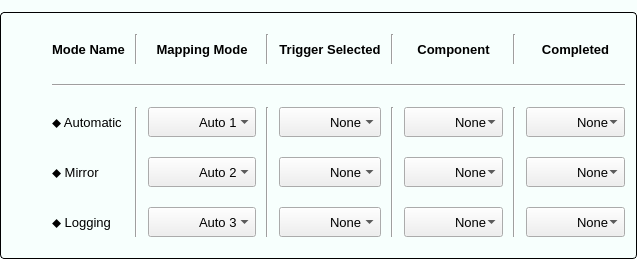
                <widget class="QGroupBox" name="groupBox_2">
                 <property name="font">
                  <font>
                   <family>Segoe UI</family>
                   <pointsize>-1</pointsize>
                   <weight>75</weight>
                   <bold>true</bold>
                  </font>
                 </property>
                 <property name="styleSheet">
                  <string notr="true">/* Khung chính của GroupBox */
QGroupBox {
    background-color: #F7FFFD; /* Màu nền theo yêu cầu của bạn */
    border: 1px solid #000000; /* Viền xám mảnh để định hình khối */
    border-radius: 4px;        /* Bo tròn góc 4px đồng bộ với QPushButton */
    margin-top: 12px;          /* Tạo khoảng cách phía trên để nhường chỗ cho chữ tiêu đề */
    font-size: 15px;           /* Kích thước chữ tiêu đề */
    font-weight: bold;         /* Làm đậm chữ tiêu đề */
    color: #333333;            /* Màu chữ tiêu đề */
}

/* Tùy chỉnh vị trí của chữ tiêu đề GroupBox */
QGroupBox::title {
    subcontrol-origin: margin;
    subcontrol-position: top left; /* Đặt tiêu đề ở góc trên bên trái */
    left: 10px;                    /* Đẩy chữ dịch vào trong một chút cho đẹp */
    padding: 0px 5px;              /* Khoảng cách đệm xung quanh chữ */
}
</string>
                 </property>
                 <property name="title">
                  <string/>
                 </property>
                 <layout class="QGridLayout" name="gridLayout_8">
                  <item row="0" column="0">
                   <layout class="QGridLayout" name="gridLayout_13">
                    <property name="leftMargin">
                     <number>40</number>
                    </property>
                    <property name="topMargin">
                     <number>10</number>
                    </property>
                    <property name="bottomMargin">
                     <number>10</number>
                    </property>
                    <property name="horizontalSpacing">
                     <number>10</number>
                    </property>
                    <property name="verticalSpacing">
                     <number>20</number>
                    </property>
                    <item row="4" column="4">
                     <widget class="QComboBox" name="comboBox_set_trigger_logging">
                      <property name="minimumSize">
                       <size>
                        <width>0</width>
                        <height>30</height>
                       </size>
                      </property>
                      <property name="maximumSize">
                       <size>
                        <width>16777215</width>
                        <height>30</height>
                       </size>
                      </property>
                      <property name="font">
                       <font>
                        <family>Segoe UI</family>
                        <pointsize>10</pointsize>
                       </font>
                      </property>
                      <property name="styleSheet">
                       <string notr="true">QComboBox {
    /* Tăng dần số px bên dưới cho đến khi chữ dịch vào chính giữa */
    padding-left: 50px; 
}
</string>
                      </property>
                      <item>
                       <property name="text">
                        <string>None</string>
                       </property>
                      </item>
                     </widget>
                    </item>
                    <item row="3" column="8">
                     <widget class="QComboBox" name="comboBox_set_completed_mirror">
                      <property name="minimumSize">
                       <size>
                        <width>0</width>
                        <height>30</height>
                       </size>
                      </property>
                      <property name="maximumSize">
                       <size>
                        <width>16777215</width>
                        <height>30</height>
                       </size>
                      </property>
                      <property name="font">
                       <font>
                        <family>Segoe UI</family>
                        <pointsize>10</pointsize>
                       </font>
                      </property>
                      <property name="styleSheet">
                       <string notr="true">QComboBox {
    /* Tăng dần số px bên dưới cho đến khi chữ dịch vào chính giữa */
    padding-left: 50px; 
}
</string>
                      </property>
                      <item>
                       <property name="text">
                        <string>None</string>
                       </property>
                      </item>
                     </widget>
                    </item>
                    <item row="0" column="6">
                     <widget class="QLabel" name="label_22">
                      <property name="minimumSize">
                       <size>
                        <width>0</width>
                        <height>30</height>
                       </size>
                      </property>
                      <property name="maximumSize">
                       <size>
                        <width>16777215</width>
                        <height>30</height>
                       </size>
                      </property>
                      <property name="font">
                       <font>
                        <family>Segoe UI</family>
                        <pointsize>10</pointsize>
                        <weight>75</weight>
                        <bold>true</bold>
                       </font>
                      </property>
                      <property name="text">
                       <string>Component</string>
                      </property>
                      <property name="alignment">
                       <set>Qt::AlignCenter</set>
                      </property>
                     </widget>
                    </item>
                    <item row="2" column="3" rowspan="3">
                     <widget class="Line" name="line_18">
                      <property name="orientation">
                       <enum>Qt::Vertical</enum>
                      </property>
                     </widget>
                    </item>
                    <item row="4" column="6">
                     <widget class="QComboBox" name="comboBox_set_component_logging">
                      <property name="minimumSize">
                       <size>
                        <width>0</width>
                        <height>30</height>
                       </size>
                      </property>
                      <property name="maximumSize">
                       <size>
                        <width>16777215</width>
                        <height>30</height>
                       </size>
                      </property>
                      <property name="font">
                       <font>
                        <family>Segoe UI</family>
                        <pointsize>10</pointsize>
                       </font>
                      </property>
                      <property name="styleSheet">
                       <string notr="true">QComboBox {
    /* Tăng dần số px bên dưới cho đến khi chữ dịch vào chính giữa */
    padding-left: 50px; 
}
</string>
                      </property>
                      <item>
                       <property name="text">
                        <string>None</string>
                       </property>
                      </item>
                     </widget>
                    </item>
                    <item row="2" column="4">
                     <widget class="QComboBox" name="comboBox_set_trigger_automatic">
                      <property name="minimumSize">
                       <size>
                        <width>0</width>
                        <height>30</height>
                       </size>
                      </property>
                      <property name="maximumSize">
                       <size>
                        <width>16777215</width>
                        <height>30</height>
                       </size>
                      </property>
                      <property name="font">
                       <font>
                        <family>Segoe UI</family>
                        <pointsize>10</pointsize>
                       </font>
                      </property>
                      <property name="styleSheet">
                       <string notr="true">QComboBox {
    /* Tăng dần số px bên dưới cho đến khi chữ dịch vào chính giữa */
    padding-left: 50px; 
}
</string>
                      </property>
                      <item>
                       <property name="text">
                        <string>None</string>
                       </property>
                      </item>
                     </widget>
                    </item>
                    <item row="0" column="8">
                     <widget class="QLabel" name="label_23">
                      <property name="font">
                       <font>
                        <family>Segoe UI</family>
                        <pointsize>10</pointsize>
                        <weight>75</weight>
                        <bold>true</bold>
                       </font>
                      </property>
                      <property name="text">
                       <string>Completed</string>
                      </property>
                      <property name="alignment">
                       <set>Qt::AlignCenter</set>
                      </property>
                     </widget>
                    </item>
                    <item row="0" column="4">
                     <widget class="QLabel" name="label_21">
                      <property name="minimumSize">
                       <size>
                        <width>0</width>
                        <height>30</height>
                       </size>
                      </property>
                      <property name="maximumSize">
                       <size>
                        <width>16777215</width>
                        <height>30</height>
                       </size>
                      </property>
                      <property name="font">
                       <font>
                        <family>Segoe UI</family>
                        <pointsize>10</pointsize>
                        <weight>75</weight>
                        <bold>true</bold>
                       </font>
                      </property>
                      <property name="text">
                       <string>Trigger Selected</string>
                      </property>
                      <property name="alignment">
                       <set>Qt::AlignCenter</set>
                      </property>
                     </widget>
                    </item>
                    <item row="3" column="4">
                     <widget class="QComboBox" name="comboBox_set_trigger_mirror">
                      <property name="minimumSize">
                       <size>
                        <width>0</width>
                        <height>30</height>
                       </size>
                      </property>
                      <property name="maximumSize">
                       <size>
                        <width>16777215</width>
                        <height>30</height>
                       </size>
                      </property>
                      <property name="font">
                       <font>
                        <family>Segoe UI</family>
                        <pointsize>10</pointsize>
                       </font>
                      </property>
                      <property name="styleSheet">
                       <string notr="true">QComboBox {
    /* Tăng dần số px bên dưới cho đến khi chữ dịch vào chính giữa */
    padding-left: 50px; 
}
</string>
                      </property>
                      <item>
                       <property name="text">
                        <string>None</string>
                       </property>
                      </item>
                     </widget>
                    </item>
                    <item row="2" column="8">
                     <widget class="QComboBox" name="comboBox_set_completed_automatic">
                      <property name="minimumSize">
                       <size>
                        <width>0</width>
                        <height>30</height>
                       </size>
                      </property>
                      <property name="maximumSize">
                       <size>
                        <width>16777215</width>
                        <height>30</height>
                       </size>
                      </property>
                      <property name="font">
                       <font>
                        <family>Segoe UI</family>
                        <pointsize>10</pointsize>
                       </font>
                      </property>
                      <property name="styleSheet">
                       <string notr="true">QComboBox {
    /* Tăng dần số px bên dưới cho đến khi chữ dịch vào chính giữa */
    padding-left: 50px; 
}
</string>
                      </property>
                      <item>
                       <property name="text">
                        <string>None</string>
                       </property>
                      </item>
                     </widget>
                    </item>
                    <item row="4" column="8">
                     <widget class="QComboBox" name="comboBox_set_completed_logging">
                      <property name="minimumSize">
                       <size>
                        <width>0</width>
                        <height>30</height>
                       </size>
                      </property>
                      <property name="maximumSize">
                       <size>
                        <width>16777215</width>
                        <height>30</height>
                       </size>
                      </property>
                      <property name="font">
                       <font>
                        <family>Segoe UI</family>
                        <pointsize>10</pointsize>
                       </font>
                      </property>
                      <property name="styleSheet">
                       <string notr="true">QComboBox {
    /* Tăng dần số px bên dưới cho đến khi chữ dịch vào chính giữa */
    padding-left: 50px; 
}
</string>
                      </property>
                      <item>
                       <property name="text">
                        <string>None</string>
                       </property>
                      </item>
                     </widget>
                    </item>
                    <item row="3" column="0">
                     <widget class="QLabel" name="label_17">
                      <property name="font">
                       <font>
                        <family>Segoe UI</family>
                        <pointsize>10</pointsize>
                       </font>
                      </property>
                      <property name="text">
                       <string>⬥ Mirror</string>
                      </property>
                     </widget>
                    </item>
                    <item row="2" column="2">
                     <widget class="QComboBox" name="comboBox_automatic_mode">
                      <property name="minimumSize">
                       <size>
                        <width>0</width>
                        <height>30</height>
                       </size>
                      </property>
                      <property name="maximumSize">
                       <size>
                        <width>16777215</width>
                        <height>30</height>
                       </size>
                      </property>
                      <property name="font">
                       <font>
                        <family>Segoe UI</family>
                        <pointsize>10</pointsize>
                       </font>
                      </property>
                      <property name="styleSheet">
                       <string notr="true">QComboBox {
    /* Tăng dần số px bên dưới cho đến khi chữ dịch vào chính giữa */
    padding-left: 50px; 
}
</string>
                      </property>
                      <item>
                       <property name="text">
                        <string>Auto 1</string>
                       </property>
                      </item>
                      <item>
                       <property name="text">
                        <string>Auto 2</string>
                       </property>
                      </item>
                      <item>
                       <property name="text">
                        <string>Auto 3</string>
                       </property>
                      </item>
                     </widget>
                    </item>
                    <item row="2" column="0">
                     <widget class="QLabel" name="label_8">
                      <property name="font">
                       <font>
                        <family>Segoe UI</family>
                        <pointsize>10</pointsize>
                       </font>
                      </property>
                      <property name="text">
                       <string>⬥ Automatic</string>
                      </property>
                     </widget>
                    </item>
                    <item row="2" column="5" rowspan="3">
                     <widget class="Line" name="line_19">
                      <property name="orientation">
                       <enum>Qt::Vertical</enum>
                      </property>
                     </widget>
                    </item>
                    <item row="2" column="1" rowspan="3">
                     <widget class="Line" name="line_17">
                      <property name="orientation">
                       <enum>Qt::Vertical</enum>
                      </property>
                     </widget>
                    </item>
                    <item row="4" column="0">
                     <widget class="QLabel" name="label_18">
                      <property name="font">
                       <font>
                        <family>Segoe UI</family>
                        <pointsize>10</pointsize>
                       </font>
                      </property>
                      <property name="text">
                       <string>⬥ Logging</string>
                      </property>
                     </widget>
                    </item>
                    <item row="3" column="6">
                     <widget class="QComboBox" name="comboBox_set_component_mirror">
                      <property name="minimumSize">
                       <size>
                        <width>0</width>
                        <height>30</height>
                       </size>
                      </property>
                      <property name="maximumSize">
                       <size>
                        <width>16777215</width>
                        <height>30</height>
                       </size>
                      </property>
                      <property name="font">
                       <font>
                        <family>Segoe UI</family>
                        <pointsize>10</pointsize>
                       </font>
                      </property>
                      <property name="styleSheet">
                       <string notr="true">QComboBox {
    /* Tăng dần số px bên dưới cho đến khi chữ dịch vào chính giữa */
    padding-left: 50px; 
}
</string>
                      </property>
                      <item>
                       <property name="text">
                        <string>None</string>
                       </property>
                      </item>
                     </widget>
                    </item>
                    <item row="0" column="2">
                     <widget class="QLabel" name="label_40">
                      <property name="minimumSize">
                       <size>
                        <width>0</width>
                        <height>30</height>
                       </size>
                      </property>
                      <property name="maximumSize">
                       <size>
                        <width>16777215</width>
                        <height>30</height>
                       </size>
                      </property>
                      <property name="font">
                       <font>
                        <family>Segoe UI</family>
                        <pointsize>10</pointsize>
                        <weight>75</weight>
                        <bold>true</bold>
                       </font>
                      </property>
                      <property name="text">
                       <string>Mapping Mode</string>
                      </property>
                      <property name="alignment">
                       <set>Qt::AlignCenter</set>
                      </property>
                     </widget>
                    </item>
                    <item row="2" column="6">
                     <widget class="QComboBox" name="comboBox_set_component_automatic">
                      <property name="minimumSize">
                       <size>
                        <width>0</width>
                        <height>30</height>
                       </size>
                      </property>
                      <property name="maximumSize">
                       <size>
                        <width>16777215</width>
                        <height>30</height>
                       </size>
                      </property>
                      <property name="font">
                       <font>
                        <family>Segoe UI</family>
                        <pointsize>10</pointsize>
                       </font>
                      </property>
                      <property name="styleSheet">
                       <string notr="true">QComboBox {
    /* Tăng dần số px bên dưới cho đến khi chữ dịch vào chính giữa */
    padding-left: 50px; 
}
</string>
                      </property>
                      <item>
                       <property name="text">
                        <string>None</string>
                       </property>
                      </item>
                     </widget>
                    </item>
                    <item row="4" column="2">
                     <widget class="QComboBox" name="comboBox_logging_mode">
                      <property name="minimumSize">
                       <size>
                        <width>0</width>
                        <height>30</height>
                       </size>
                      </property>
                      <property name="maximumSize">
                       <size>
                        <width>16777215</width>
                        <height>30</height>
                       </size>
                      </property>
                      <property name="font">
                       <font>
                        <family>Segoe UI</family>
                        <pointsize>10</pointsize>
                       </font>
                      </property>
                      <property name="styleSheet">
                       <string notr="true">QComboBox {
    /* Tăng dần số px bên dưới cho đến khi chữ dịch vào chính giữa */
    padding-left: 50px; 
}
</string>
                      </property>
                      <property name="currentText">
                       <string>Auto 3</string>
                      </property>
                      <property name="currentIndex">
                       <number>2</number>
                      </property>
                      <item>
                       <property name="text">
                        <string>Auto 1</string>
                       </property>
                      </item>
                      <item>
                       <property name="text">
                        <string>Auto 2</string>
                       </property>
                      </item>
                      <item>
                       <property name="text">
                        <string>Auto 3</string>
                       </property>
                      </item>
                     </widget>
                    </item>
                    <item row="1" column="0" colspan="9">
                     <widget class="Line" name="line_16">
                      <property name="orientation">
                       <enum>Qt::Horizontal</enum>
                      </property>
                     </widget>
                    </item>
                    <item row="3" column="2">
                     <widget class="QComboBox" name="comboBox_mirror_mode">
                      <property name="minimumSize">
                       <size>
                        <width>0</width>
                        <height>30</height>
                       </size>
                      </property>
                      <property name="maximumSize">
                       <size>
                        <width>16777215</width>
                        <height>30</height>
                       </size>
                      </property>
                      <property name="font">
                       <font>
                        <family>Segoe UI</family>
                        <pointsize>10</pointsize>
                       </font>
                      </property>
                      <property name="styleSheet">
                       <string notr="true">QComboBox {
    /* Tăng dần số px bên dưới cho đến khi chữ dịch vào chính giữa */
    padding-left: 50px; 
}
</string>
                      </property>
                      <property name="currentText">
                       <string>Auto 2</string>
                      </property>
                      <property name="currentIndex">
                       <number>1</number>
                      </property>
                      <item>
                       <property name="text">
                        <string>Auto 1</string>
                       </property>
                      </item>
                      <item>
                       <property name="text">
                        <string>Auto 2</string>
                       </property>
                      </item>
                      <item>
                       <property name="text">
                        <string>Auto 3</string>
                       </property>
                      </item>
                     </widget>
                    </item>
                    <item row="0" column="0">
                     <widget class="QLabel" name="label_6">
                      <property name="minimumSize">
                       <size>
                        <width>0</width>
                        <height>30</height>
                       </size>
                      </property>
                      <property name="maximumSize">
                       <size>
                        <width>16777215</width>
                        <height>30</height>
                       </size>
                      </property>
                      <property name="font">
                       <font>
                        <family>Segoe UI</family>
                        <pointsize>10</pointsize>
                        <weight>75</weight>
                        <bold>true</bold>
                       </font>
                      </property>
                      <property name="text">
                       <string>Mode Name</string>
                      </property>
                     </widget>
                    </item>
                    <item row="2" column="7" rowspan="3">
                     <widget class="Line" name="line_20">
                      <property name="orientation">
                       <enum>Qt::Vertical</enum>
                      </property>
                     </widget>
                    </item>
                    <item row="0" column="1">
                     <widget class="Line" name="line_21">
                      <property name="orientation">
                       <enum>Qt::Vertical</enum>
                      </property>
                     </widget>
                    </item>
                    <item row="0" column="3">
                     <widget class="Line" name="line_22">
                      <property name="orientation">
                       <enum>Qt::Vertical</enum>
                      </property>
                     </widget>
                    </item>
                    <item row="0" column="5">
                     <widget class="Line" name="line_23">
                      <property name="orientation">
                       <enum>Qt::Vertical</enum>
                      </property>
                     </widget>
                    </item>
                    <item row="0" column="7">
                     <widget class="Line" name="line_24">
                      <property name="orientation">
                       <enum>Qt::Vertical</enum>
                      </property>
                     </widget>
                    </item>
                   </layout>
                  </item>
                 </layout>
                </widget>
